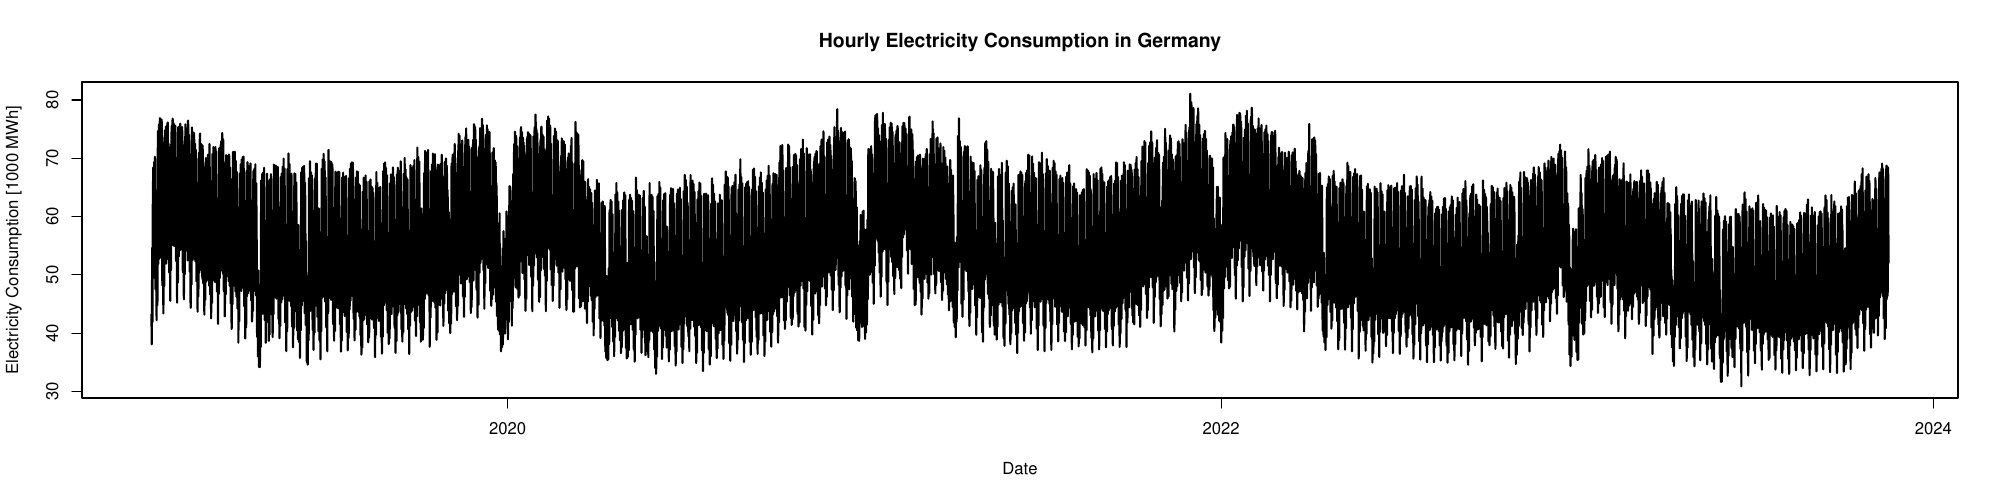

Source code (R):

rm(list = ls())
set.seed(1103)

# packages
library(tidyverse) # collection of packages
library(zoo) # for time series
library(quantreg) # modeling framework for quantile regression
library(rugarch) # for ARMA-GARCH model
library(xts) # for time series
library(tidyquant) # import financial data
library(lubridate) # for dates and times
library(forecast) # for forecasting
library(fitdistrplus) # for distributions
library(here) # for directory
library(readxl)
library(fpp3)


start_date <- "2019-01-01" 
end_date <- "2023-11-15"
end_dt <- paste(end_date, "23:00:00")



##################################################################
##                      Initial Data Frame                      ##
##################################################################

power_hourly_raw <- as_tibble(read.csv2("seminar/power/qr/Realisierter_Stromverbrauch_Stunde.csv", sep = ";", dec = ","))
power_hourly  <-  power_hourly_raw %>% 
    dplyr::select(1,2,3,4) %>% 
    rename("gesamt" = 4)
power_hourly$gesamt <- gsub("\\.", "", power_hourly$gesamt)
power_hourly$gesamt <-  gsub("\\,", ".", power_hourly$gesamt)
power_hourly <- power_hourly %>% 
    mutate(gesamt = as.numeric(gesamt))


# create date_time column
df_raw <- power_hourly %>%
    mutate(gesamt = gesamt / 1000, 
            date = as.Date(Datum, format = "%d.%m.%Y"),
           date_time =  as.POSIXct(paste(date, paste(Anfang, ":00", sep = ""), sep = " "), format = "%Y-%m-%d %H:%M:%S"),
           weekday = weekdays(date)) %>%
    filter(!is.na(gesamt))

df_raw <- df_raw %>%
    dplyr::select(date_time, gesamt,weekday,Anfang, date)

# View(df_raw)
df <- df_raw %>% filter(date >= start_date, date <= end_date)
View(df)

# df$date_time <- as.POSIXct(df$date_time)

# Open PDF device with specified width and height
pdf("seminar/power/power_data.pdf", width = 20, height = 5)
# Your plotting code here
plot(x = df$date_time, y = df$gesamt, type = "l", lwd = 2,
    xlab = "Date", ylab = "Electricity Consumption [1000 MWh]",
    main = "Hourly Electricity Consumption in Germany")
# Close PDF device
dev.off()




#### show weekly seasonality
df <- df %>%
    mutate(weekday = weekdays(date))

df_weekday <- df %>%
    group_by(weekday) %>%
    summarise(mean = mean(gesamt))

german_weekdays <- c("Montag", "Dienstag", "Mittwoch", "Donnerstag", "Freitag", "Samstag", "Sonntag")
english_weekdays <- c("Monday", "Tuesday", "Wednesday", "Thursday", "Friday", "Saturday", "Sunday")

df$weekday <- factor(df$weekday, levels = german_weekdays)


pdf("seminar/power/power_weekday.pdf", width = 10, height = 5)
plot(df$weekday, df$gesamt, type = "l", 
     xlab = "Weekday", ylab = "Energy Consumption [1000 MWh]", 
     main = "Average Electricity Consumption in Germany by Weekday", 
     xaxt = "n")  # suppress x-axis labels

# Add x-axis labels
axis(1, at = 1:length(german_weekdays), labels = english_weekdays)

# Add gridlines
grid()
dev.off()



#### show daily seasonality
df$Anfang <- factor(df$Anfang)

pdf("seminar/power/power_hourly.pdf", width = 10, height = 5)
plot(df$Anfang, df$gesamt, type = "l", 
     xlab = "Hour", ylab = "Energy Consumption [1000 MWh]", 
     main = "Average Electricity Consumption in Germany by Hour")  # suppress x-axis labels

grid()
dev.off()



#### show annual seasonality
df <- df %>%
    mutate(day = yday(date_time))

df$day <- factor(df$day)

df_day <- df %>%
    group_by(day) %>%
    summarise(mean = mean(gesamt))

pdf("seminar/power/power_day.pdf", width = 10, height = 5)
plot(df_day$day, df_day$mean, type = "l", lwd = 2,
     xlab = "Day of Year", ylab = "Energy Consumption [1000 MWh]", 
     main = "Average Electricity Consumption in Germany by Day of Year",
          xaxt = "n")  
axis(1, at = seq(1, 365, by = 30))  # Adjust the sequence as needed
dev.off()

